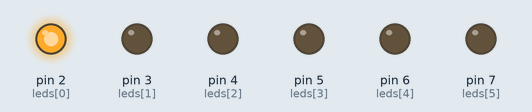
The sketch below on a simulated Arduino Uno, built with avr-gcc and run on an emulated ATmega328P. Parts: output pins drawn as LEDs (lit = HIGH).

Above: at 0.02 s.
At 0.6 s:
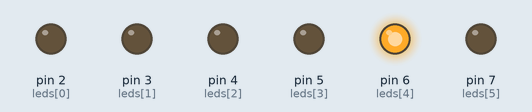
At 0.8 s:
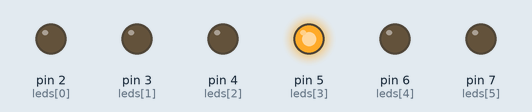
At 1.0 s:
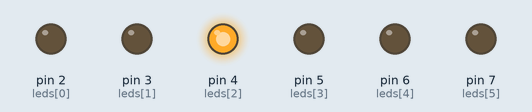
At 1.87 s:
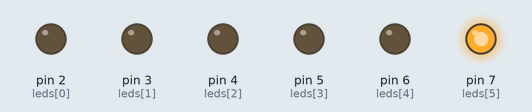
At 2.7 s:
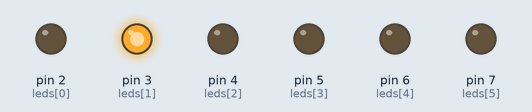
Timing chart, 0 to 3.5 s (numbered marks = the images above):
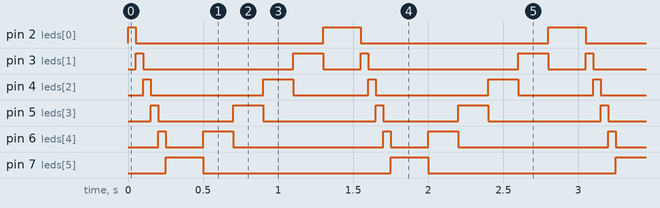

The sketch:

firstKaraSimsekProject.ino
```cpp
int leds [] = {2,3,4,5,6,7}; // ledlerin pinlerini tanımlıyoruz.

void setup() {
  for(int i=0;i<6;i++){
    pinMode(leds[i],OUTPUT);
  }
}

void loop() {
  // put your main code here, to run repeatedly:
for(int i=0;i<6;i++){
  digitalWrite(leds[i],HIGH);
  delay(50);
  digitalWrite(leds[i],LOW);
  }

for(int j=5;j>-1;j--){
digitalWrite(leds[j],HIGH);
delay(200);
digitalWrite(leds[j],LOW);
}
}
```

Measured:
- by itself, pin 2 (leds[0]): repeats every 1.5 s: LOW 1.3 s, HIGH 0.25 s
- by itself, pin 3 (leds[1]): repeats every 1.5 s: LOW 1.0 s, HIGH 0.20 s, LOW 0.25 s, HIGH 0.05 s
- by itself, pin 4 (leds[2]): repeats every 1.5 s: LOW 0.75 s, HIGH 0.20 s, LOW 0.50 s, HIGH 0.05 s
- by itself, pin 5 (leds[3]): repeats every 1.5 s: LOW 0.50 s, HIGH 0.20 s, LOW 0.75 s, HIGH 0.05 s
- by itself, pin 6 (leds[4]): repeats every 1.5 s: LOW 0.25 s, HIGH 0.20 s, LOW 1.0 s, HIGH 0.05 s
- by itself, pin 7 (leds[5]): alternates HIGH for 0.25 s and LOW for 1.3 s
